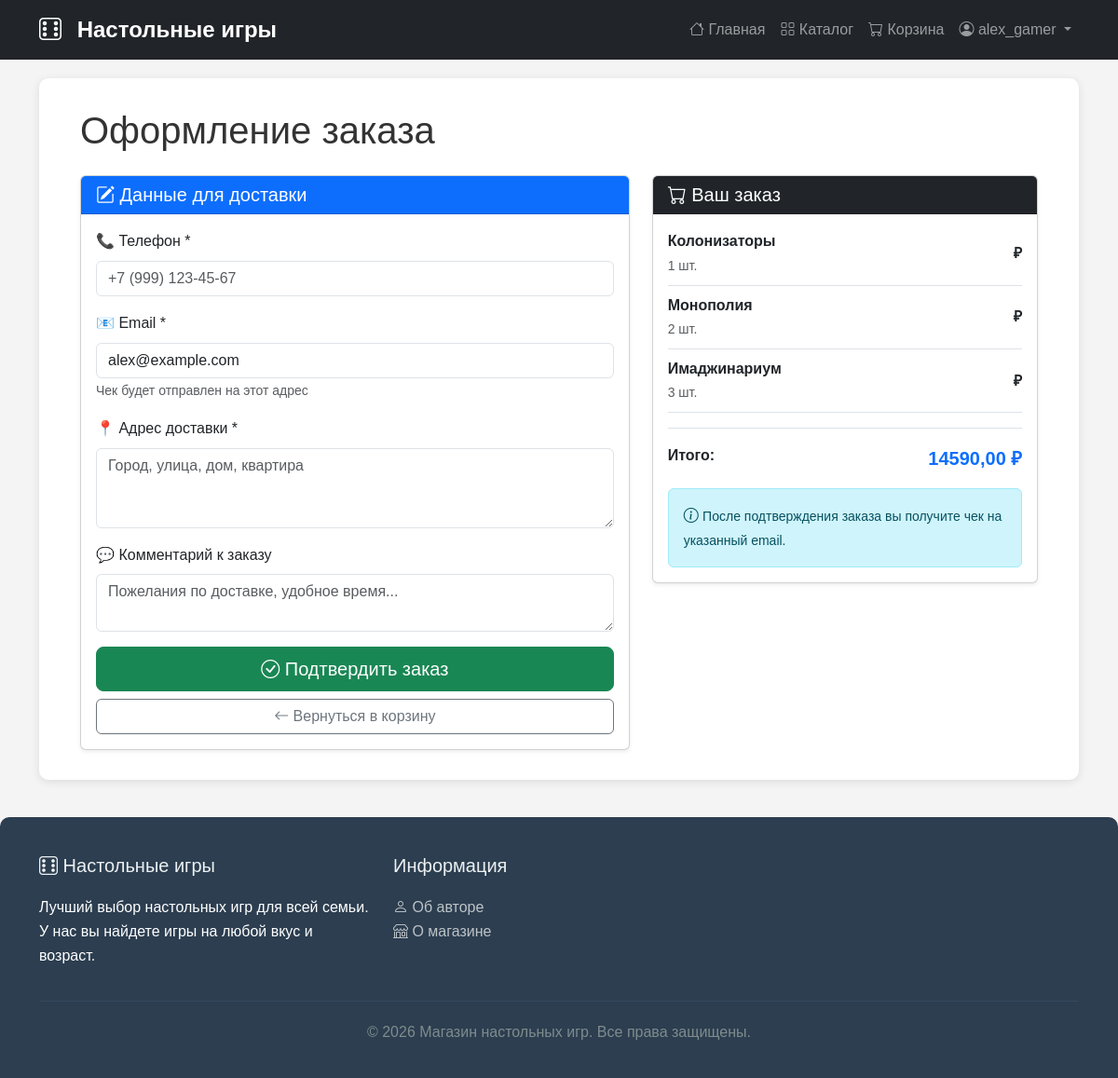
The page /basket/checkout/ (signed in) on the database its author committed.
### shop/models.py (models this page shows, shortened)
class BasketItem(models.Model):
    basket = models.ForeignKey(
        Basket,
        on_delete=models.CASCADE,
        related_name ='items',
    )
    product = models.ForeignKey(
        Product,
        on_delete=models.CASCADE,
        related_name ='in_basket',
    )
    count = models.PositiveIntegerField(default=1)

class Product(models.Model):
    name = models.CharField(max_length = 200)
    description = models.TextField()
    product_photo = models.ImageField(
        upload_to='products/',
        blank = True,
        null=True,
    )
    price = models.DecimalField(
        max_digits=10,
        decimal_places=2,
        validators=[
            MinValueValidator(0)
        ]
    )
    count = models.IntegerField(
        validators=[
            MinValueValidator(0)
        ]
    )
    category = models.ForeignKey(
        Category,
        on_delete=models.CASCADE,
        related_name='products',
        verbose_name="Категория",
        help_text="выберите категорию товара"
    )
    manufacturer = models.ForeignKey(
        Manufacturer,
        on_delete=models.CASCADE,
        related_name='products',
        verbose_name="Производитель",
        help_text="Выберите производителя товара",
        null=True,
        blank=True
    )

### shop/views.py (the view, shortened to what this page needs)
# urls.py: path('basket/checkout/', views.checkout, name = 'checkout'),
@login_required
def checkout(request):
    if request.method == 'GET':
        basket = Basket.objects.filter(user=request.user).first()
        if not basket:
            messages.warning(request, 'Ваша корзина пуста')
            return redirect('basket')
        items = BasketItem.objects.filter(basket=basket)
        if not items:
            messages.warning(request, 'Ваша корзина пуста')
            return redirect('basket')
        total = sum(item.product.price * item.count for item in items)
        context = {
            'items': items,
            'total': total,
        }
        return render(request, 'shop/checkout.html', context)

### shop/templates/shop/checkout.html (shortened to what this page needs)
{% extends 'shop/base.html' %}
{% block content %}
<div class="container">
    <h1 class="mb-4">Оформление заказа</h1>
    <div class="row">
        <div class="col-md-7">
            <div class="card shadow-sm">
                <div class="card-header bg-primary text-white">
                    <h5 class="mb-0"><i class="bi bi-pencil-square"></i> Данные для доставки</h5>
                </div>
                <div class="card-body">
                    <form method="post" action="{% url 'checkout' %}">
                        <div class="mb-3">
                            <label for="phone" class="form-label">📞 Телефон *</label>
                            <input type="tel" class="form-control" id="phone" name="phone"
                                   placeholder="+7 (999) 123-45-67" required>
                        </div>
                        <div class="mb-3">
                            <label for="email" class="form-label">📧 Email *</label>
                            <input type="email" class="form-control" id="email" name="email"
                                   value="{{ request.user.email }}" required>
                            <small class="text-muted">Чек будет отправлен на этот адрес</small>
                        </div>
                        <div class="mb-3">
                            <label for="address" class="form-label">📍 Адрес доставки *</label>
                            <textarea class="form-control" id="address" name="address"
                                      rows="3" placeholder="Город, улица, дом, квартира" required></textarea>
                        </div>
                        <div class="mb-3">
                            <label for="comment" class="form-label">💬 Комментарий к заказу</label>
                            <textarea class="form-control" id="comment" name="comment"
                                      rows="2" placeholder="Пожелания по доставке, удобное время..."></textarea>
                        </div>
                        <div class="d-grid gap-2">
                            <button type="submit" class="btn btn-success btn-lg"
                                    onclick="return confirm('Оформить заказ? После подтверждения корзина будет очищена.')">
                                <i class="bi bi-check-circle"></i> Подтвердить заказ
                            </button>
                            <a href="{% url 'basket' %}" class="btn btn-outline-secondary">
                                <i class="bi bi-arrow-left"></i> Вернуться в корзину
                            </a>
                        </div>
                    </form>
                </div>
            </div>
        </div>
        <div class="col-md-5">
            <div class="card shadow-sm">
                <div class="card-header bg-dark text-white">
                    <h5 class="mb-0"><i class="bi bi-cart"></i> Ваш заказ</h5>
                </div>
                <div class="card-body">
                    {% if items %}
                        <div class="order-items mb-3">
                            {% for item in items %}
                                <div class="d-flex justify-content-between align-items-center mb-2 pb-2 border-bottom">
                                    <div>
                                        <strong>{{ item.product.name }}</strong>
                                        <br>
                                        <small class="text-muted">{{ item.count }} шт.</small>
                                    </div>
                                    <div class="text-end">
                                        <span class="fw-bold">{{ item.product.price|floatformat:2|add:item.count }} ₽</span>
                                    </div>
                                </div>
                            {% endfor %}
                        </div>
                        <div class="order-total pt-3 border-top">
                            <div class="d-flex justify-content-between">
                                <strong>Итого:</strong>
                                <strong class="text-primary fs-5">{{ total }} ₽</strong>
                            </div>
                        </div>
                        <div class="alert alert-info mt-3 mb-0">
                            <i class="bi bi-info-circle"></i>
                            <small>После подтверждения заказа вы получите чек на указанный email.</small>
                        </div>
                    {% else %}
                        <div class="alert alert-warning text-center mb-0">
                            <i class="bi bi-cart-x"></i>
                            <p class="mb-0">Корзина пуста</p>
                        </div>
                    {% endif %}
                </div>
            </div>
        </div>
    </div>
</div>
{% endblock %}

### shop/templates/shop/base.html (shortened to what this page needs)
<!DOCTYPE html>
<html lang="ru">
<head>
    <link href="https://cdn.jsdelivr.net/npm/bootstrap@5.3.0/dist/css/bootstrap.min.css" rel="stylesheet">
    <link rel="stylesheet" href="https://cdn.jsdelivr.net/npm/bootstrap-icons@1.11.0/font/bootstrap-icons.css">
</head>
<body>
    <nav class="navbar navbar-expand-lg navbar-dark bg-dark">
        <div class="container">
            <a class="navbar-brand" href="/">
                <i class="bi bi-dice-6"></i>
                Настольные игры
            </a>
            <div class="collapse navbar-collapse" id="navbarNav">
                <ul class="navbar-nav ms-auto">
                    <li class="nav-item">
                        <a class="nav-link" href="{% url 'index' %}">
                            <i class="bi bi-house"></i> Главная
                        </a>
                    </li>
                    <li class="nav-item">
                        <a class="nav-link" href="{% url 'product_list' %}">
                            <i class="bi bi-grid"></i> Каталог
                        </a>
                    </li>
                    <li class="nav-item">
                        <a class="nav-link position-relative" href="{% url 'basket' %}">
                            <i class="bi bi-cart"></i> Корзина
                        </a>
                    </li>
                    {% if user.is_authenticated %}
                        <li class="nav-item dropdown">
                            <a class="nav-link dropdown-toggle" href="#" id="userDropdown" role="button" data-bs-toggle="dropdown">
                                <i class="bi bi-person-circle"></i> {{ user.username }}
                            </a>
                        </li>
                    {% endif %}
                </ul>
            </div>
        </div>
    </nav>
    <div class="container">
        <div class="main-content">
            {% block content %}
            {% endblock %}
        </div>
    </div>
    <footer class="footer">
        <div class="container">
            <div class="row">
                <div class="col-md-4">
                    <h5><i class="bi bi-dice-6"></i> Настольные игры</h5>
                    <p>Лучший выбор настольных игр для всей семьи. У нас вы найдете игры на любой вкус и возраст.</p>
                </div>
                <div class="col-md-3">
                    <h5>Информация</h5>
                    <ul class="list-unstyled">
                        <li><a href="{% url 'about' %}"><i class="bi bi-person"></i> Об авторе</a></li>
                        <li><a href="{% url 'shop_info' %}"><i class="bi bi-shop"></i> О магазине</a></li>
                    </ul>
                </div>
                <div class="col-md-3">
                </div>
                <div class="col-md-2">
                </div>
            </div>
            <div class="footer-bottom">
                <p>&copy; 2026 Магазин настольных игр. Все права защищены.</p>
            </div>
        </div>
    </footer>
</body>
</html>

### shop/templates/shop/base.html (style rules this page uses)
body { font-family: 'Arial', sans-serif; line-height: 1.6; color: #333; background-color: #f4f4f4; }
.navbar-brand { font-size: 1.5rem; font-weight: bold; }
.navbar-brand i { margin-right: 10px; }
.main-content { min-height: 500px; background-color: white; padding: 2rem; border-radius: 10px; box-shadow: 0 2px 10px rgba(0,0,0,0.1); margin: 20px 0; }
.footer { background-color: #2c3e50; color: white; padding: 40px 0 20px; margin-top: 40px; border-radius: 10px 10px 0 0; }
.footer h5 { color: #ecf0f1; margin-bottom: 20px; }
.footer a { color: #bdc3c7; text-decoration: none; }
.footer-bottom { text-align: center; padding-top: 20px; margin-top: 20px; border-top: 1px solid #34495e; color: #7f8c8d; }

### rows shown on the page
BasketItem: product.name "Колонизаторы", count "1"
BasketItem: product.name "Монополия", count "2"
BasketItem: product.name "Имаджинариум", count "3"

### other values the page prints
{{ user.username }} "alex_gamer"
{{ total }} "14590,00"
